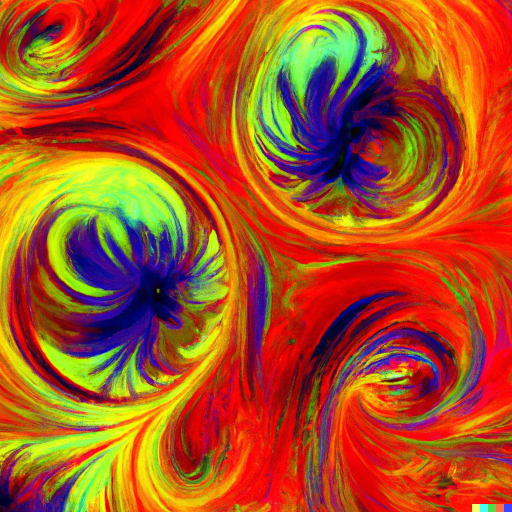
#> input picture Creative Computing/color.png, 1024 x 1024 px (shown at 1/2 size)
$ jupyter execute --allow-errors c2ho.ipynb
#> lines starting #> are read from the running program, lines starting #| are printed output that depends on the picture
[cell 1]
import numpy as np
from tensorflow.keras.utils import img_to_array
from keras.layers import Dense, Conv2D, MaxPooling2D, UpSampling2D, Dropout
from keras.models import Sequential
from keras.callbacks import LambdaCallback
import os
import cv2
import matplotlib.pyplot as plt
import tensorflow as tf
import imageio
import tensorflow_docs.vis.embed as embed
from PIL import Image
import glob
import re
import librosa
from IPython.display import Audio
import matplotlib.pyplot as plt
import scipy.io.wavfile as wavefile
from moviepy.editor import *

# Text Goes Here
Arty description

[cell 2]
img_size=1024 #Size of image in pixels
img_data=[] #Array for image
img=cv2.imread('color.png', 1) #reading image
#> img is the input picture: shape (1024, 1024, 3); mean B, G, R 32.9, 78.7, 172.6
rgb_img=cv2.cvtColor(img, cv2.COLOR_BGR2RGB) #converting to rgb
rgb_img=cv2.resize(rgb_img, (1024,1024)) #resizing image
img_data.append(img_to_array(rgb_img)) #converting image to array
#> (this line was passed over: tensorflow is not available in this run)
img_final=np.reshape(img_data, (len(img_data),1024, 1024, 3)) #reshaping image to correct type
#> img_final = empty array
img_final=img_final.astype('float32')/255 #Normalizing image
# print(img_final.dtype)
# print(img_final.shape)

#> (a cell that did not finish here is left out)

[cell 4]
class AutoencoderPredictCallback(tf.keras.callbacks.Callback):
    def __init__(self, model, data, save_dir):
        super(AutoencoderPredictCallback, self).__init__()
        self.model = model
        self.data = data
        self.save_dir = save_dir

    def on_epoch_end(self, epoch, logs=None):
        # Make predictions using the Autoencoder model
        reconstructed = self.model.predict(self.data)

        # Plot the reconstructed images
        fig = plt.figure(figsize=(15,15))
        plt.imshow(reconstructed.reshape(1024, 1024,3))
        plt.axis('off')

        # Save the plot as a PNG file
        if not os.path.exists(self.save_dir):
            os.makedirs(self.save_dir)
        plt.savefig(f"{self.save_dir}/reconstructed_epoch_0{epoch}.png")
        plt.close(fig)

[cell 5]
epochs=200
save_dir = "./reconstructed_images/"
#> (the rest of this cell did not finish here and is left out)

#> (a cell that did not finish here is left out)

[cell 7]
for root, subfolder, filenames in os.walk("./reconstructed_images"):
    filenames.sort(key=lambda f: int(re.sub('\D', '', f)))
    print(filenames)
    for i, file in enumerate(filenames):
        img = Image.open(f"./reconstructed_images/{file}")
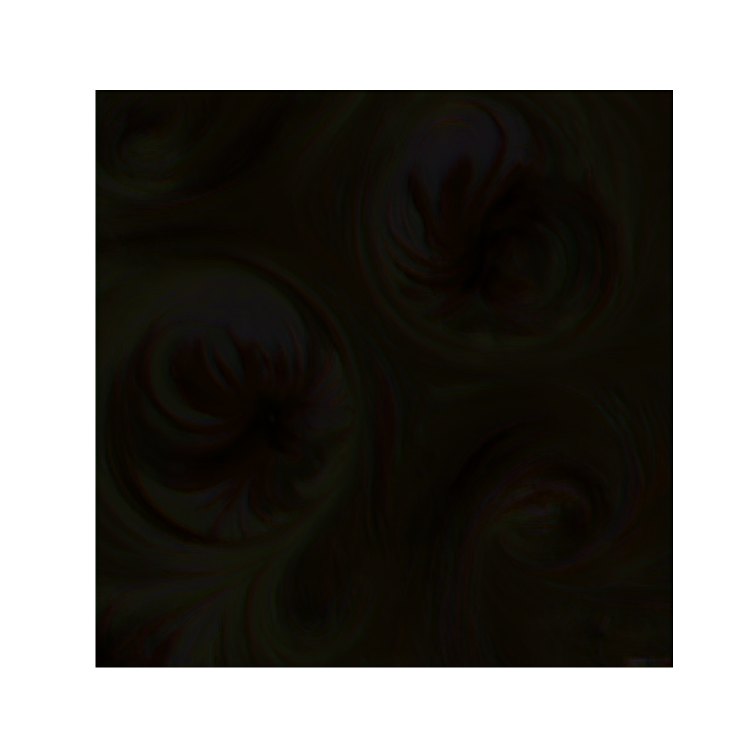
#> input picture Creative Computing/reconstructed_images/image (1).png, 1500 x 1500 px (shown at 1/2 size)
#> img is the input picture: PIL image 1500x1500 RGBA; mean R, G, B, A 112, 110.2, 106.4, 255
        box = (200,180,1328,1328)
        img2 = img.crop(box)
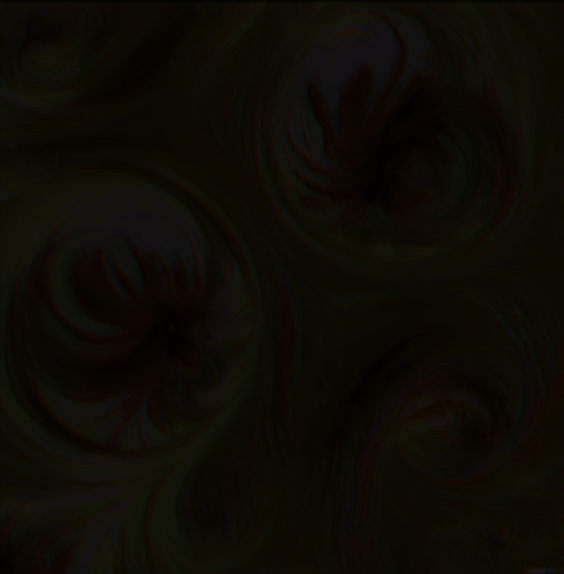
#> img2: PIL image 1128x1148 RGBA (shown at 1/2 size); mean R, G, B, A 13.9, 10.8, 4.5, 255
        img2.save(f"img_crop_{i}.png")

[cell 8]
# Set the path to the folder containing the images
image_folder = './Cropped Images'
#> image_folder = './Cropped Images'

# Set the name of the output GIF file
output_file = 'animation2.gif'

# Get a list of all the image file names in the folder
image_files = glob.glob(image_folder + '*.png')
#> image_files = []

# Sort the file names alphabetically to ensure they are in the correct order
image_files.sort(key=lambda f: int(re.sub('\D', '', f)))

# Open each image and add it to a list
images = []
for filename in image_files:
    images.append(Image.open(filename))

# Save the images as a GIF
#> (the rest of this cell did not finish here and is left out)
